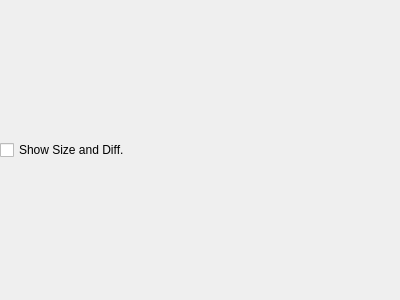
<?xml version="1.0" encoding="UTF-8"?>
<ui version="4.0">
 <class>TransformOptionsWidget</class>
 <widget class="QWidget" name="TransformOptionsWidget">
  <property name="geometry">
   <rect>
    <x>0</x>
    <y>0</y>
    <width>400</width>
    <height>300</height>
   </rect>
  </property>
  <property name="windowTitle">
   <string>Form</string>
  </property>
  <layout class="QVBoxLayout" name="verticalLayout">
   <property name="leftMargin">
    <number>0</number>
   </property>
   <property name="topMargin">
    <number>0</number>
   </property>
   <property name="rightMargin">
    <number>0</number>
   </property>
   <property name="bottomMargin">
    <number>0</number>
   </property>
   <item>
    <layout class="QVBoxLayout" name="verticalLayout_2">
     <property name="topMargin">
      <number>0</number>
     </property>
     <item>
      <widget class="QCheckBox" name="showSelectionInfoCheckBox">
       <property name="toolTip">
        <string>Enable or disable feathering</string>
       </property>
       <property name="text">
        <string>Show Size and Diff.</string>
       </property>
      </widget>
     </item>
    </layout>
   </item>
  </layout>
 </widget>
 <resources/>
 <connections/>
</ui>
